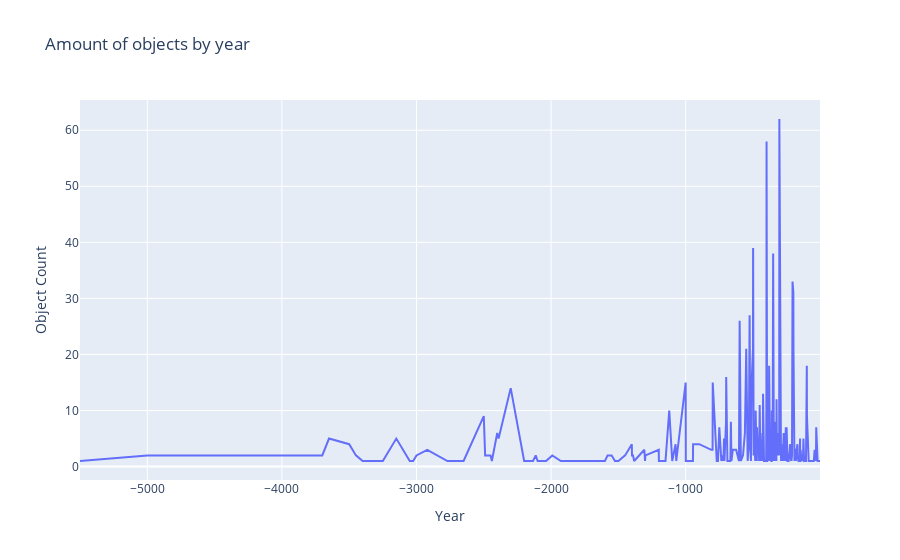

Source (notebook cell):
### Code cell
line_plot(full_bce_df, 'Amount of objects by year (BCE), full collection')

### Figure 1 — Plotly figure (JSON) as saved in the notebook; plotly's stock layout.template omitted (floating-point values rounded to 4 significant figures; data arrays with more than 128 entries replaced by an {"elided": "..."} marker saying what was removed)
{"data": [{"hovertemplate": "Year=%{x}<br>Object Count=%{y}<extra></extra>", "legendgroup": "", "line": {"color": "#636efa", "dash": "solid"}, "mode": "lines", "name": "", "orientation": "v", "showlegend": false, "type": "scatter", "x": {"elided": "257 int values"}, "xaxis": "x", "y": {"elided": "257 int values"}, "yaxis": "y"}], "layout": {"legend": {"tracegroupgap": 0}, "title": {"text": "Amount of objects by year"}, "xaxis": {"anchor": "y", "domain": [0, 1], "title": {"text": "Year"}}, "yaxis": {"anchor": "x", "domain": [0, 1], "title": {"text": "Object Count"}, "type": "linear"}}}
